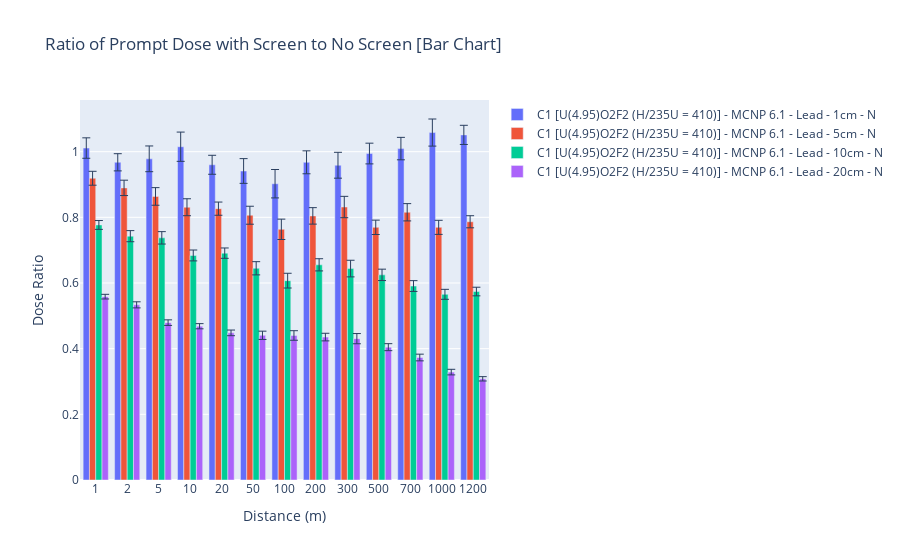

The notebook cell this image was saved under:
### Code cell
plot_categorical_bar_chart(data, particles, screens, cases, codes, thicknesses)

### Figure 1 — Plotly figure (JSON) as saved in the notebook; plotly's stock layout.template omitted (floating-point values rounded to 4 significant figures)
{"data": [{"error_y": {"array": [0.03113, 0.02619, 0.03918, 0.04456, 0.02892, 0.03769, 0.04326, 0.0349, 0.03939, 0.03154, 0.03418, 0.04128, 0.02919], "thickness": 1, "type": "data", "visible": true}, "name": "C1 [U(4.95)O2F2 (H/235U = 410)] - MCNP 6.1 - Lead - 1cm - N", "type": "bar", "x": ["1", "2", "5", "10", "20", "50", "100", "200", "300", "500", "700", "1000", "1200"], "y": [1.011, 0.9677, 0.9782, 1.015, 0.9601, 0.9412, 0.9024, 0.9676, 0.9587, 0.9944, 1.009, 1.058, 1.051]}, {"error_y": {"array": [0.02119, 0.02338, 0.02681, 0.02581, 0.02011, 0.02736, 0.03101, 0.02508, 0.0325, 0.02189, 0.02634, 0.02142, 0.01843], "thickness": 1, "type": "data", "visible": true}, "name": "C1 [U(4.95)O2F2 (H/235U = 410)] - MCNP 6.1 - Lead - 5cm - N", "type": "bar", "x": ["1", "2", "5", "10", "20", "50", "100", "200", "300", "500", "700", "1000", "1200"], "y": [0.9191, 0.8897, 0.8637, 0.8308, 0.8265, 0.8065, 0.7635, 0.8044, 0.8315, 0.7696, 0.8155, 0.7695, 0.7866]}, {"error_y": {"array": [0.01347, 0.0169, 0.01891, 0.01658, 0.01575, 0.02014, 0.02244, 0.01859, 0.02534, 0.01734, 0.01648, 0.01517, 0.0131], "thickness": 1, "type": "data", "visible": true}, "name": "C1 [U(4.95)O2F2 (H/235U = 410)] - MCNP 6.1 - Lead - 10cm - N", "type": "bar", "x": ["1", "2", "5", "10", "20", "50", "100", "200", "300", "500", "700", "1000", "1200"], "y": [0.7769, 0.7427, 0.7376, 0.6839, 0.6909, 0.6449, 0.6072, 0.6554, 0.644, 0.6248, 0.5908, 0.5656, 0.5741]}, {"error_y": {"array": [0.007073, 0.009249, 0.008497, 0.007857, 0.008627, 0.01263, 0.01456, 0.01158, 0.01552, 0.01066, 0.01017, 0.008507, 0.006607], "thickness": 1, "type": "data", "visible": true}, "name": "C1 [U(4.95)O2F2 (H/235U = 410)] - MCNP 6.1 - Lead - 20cm - N", "type": "bar", "x": ["1", "2", "5", "10", "20", "50", "100", "200", "300", "500", "700", "1000", "1200"], "y": [0.5585, 0.5335, 0.4793, 0.4684, 0.4481, 0.4407, 0.4402, 0.4353, 0.4305, 0.4046, 0.3731, 0.3286, 0.3082]}], "layout": {"autosize": true, "barmode": "group", "title": {"text": "Ratio of Prompt Dose with Screen to No Screen [Bar Chart]"}, "xaxis": {"autorange": true, "range": [-0.5, 12.5], "ticktext": ["1", "2", "5", "10", "20", "50", "100", "200", "300", "500", "700", "1000", "1200"], "tickvals": ["1", "2", "5", "10", "20", "50", "100", "200", "300", "500", "700", "1000", "1200"], "title": {"text": "Distance (m)"}, "type": "category"}, "yaxis": {"autorange": true, "range": [0, 1.157], "title": {"text": "Dose Ratio"}, "type": "linear"}}}
